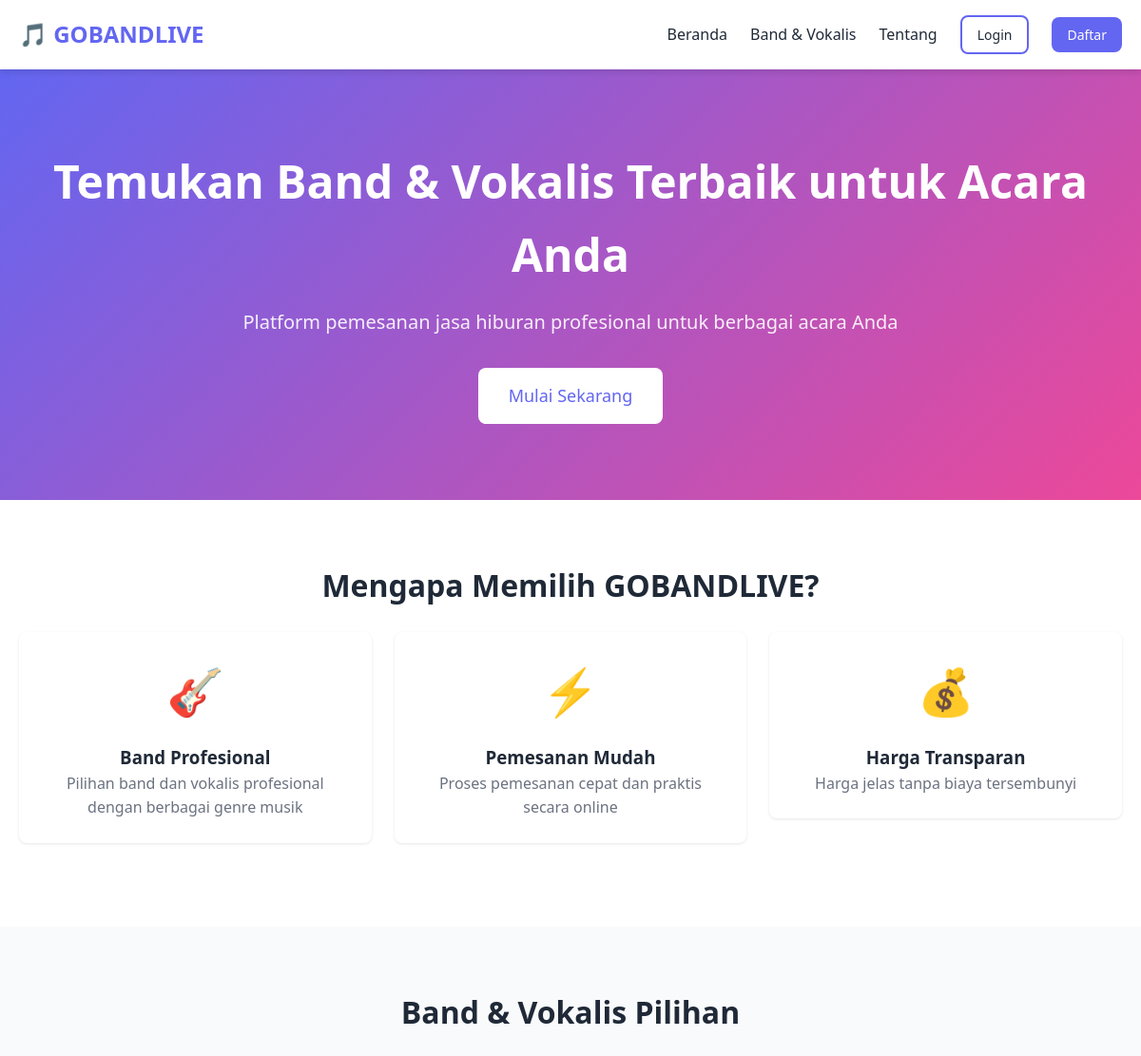
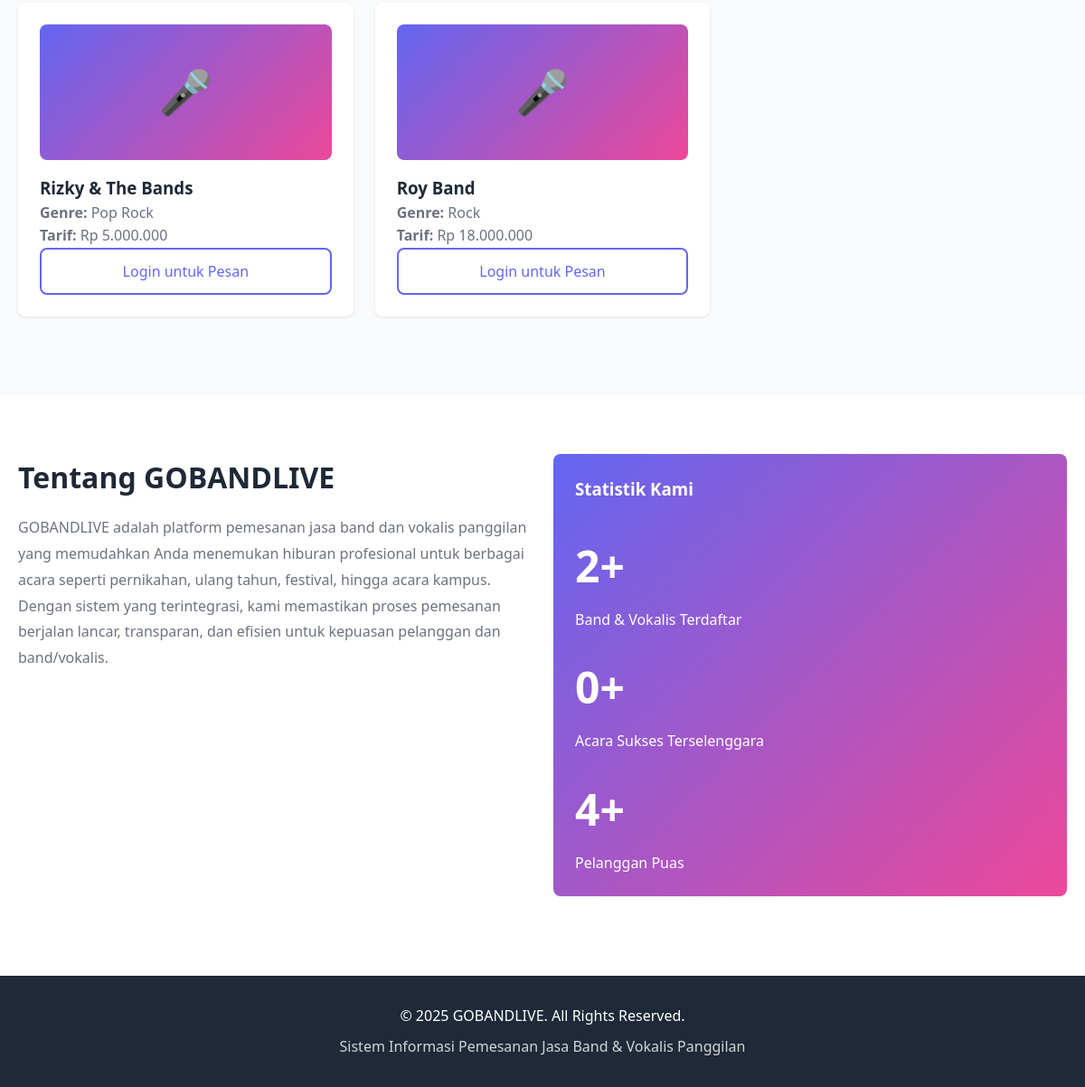
The page / on the database its author committed (2 pictures, top to bottom).
### tables this page shows
CREATE TABLE `band` (
  `id` int(11) NOT NULL,
  `user_id` int(11) NOT NULL,
  `nama_band` varchar(100) NOT NULL,
  `genre` varchar(50) NOT NULL,
  `tarif` decimal(10,2) NOT NULL,
  `kontak` varchar(15) NOT NULL,
  `deskripsi` text DEFAULT NULL,
  `foto` varchar(255) DEFAULT NULL,
  `status_ketersediaan` enum('tersedia','tidak tersedia') DEFAULT 'tersedia',
  `created_at` timestamp NOT NULL DEFAULT current_timestamp()
);

### config/config.php (called while the page is built, shortened)
<?php
function isLoggedIn() {
    return isset($_SESSION['user_id']);
}
function formatRupiah($angka) {
    return 'Rp ' . number_format($angka, 0, ',', '.');
}
?>

### includes/functions.php (called while the page is built, shortened)
<?php
function countPesanan($db, $status = null) {
    if ($status) {
        $stmt = $db->prepare("SELECT COUNT(*) as total FROM pesanan WHERE status = ?");
        $stmt->execute([$status]);
    } else {
        $stmt = $db->query("SELECT COUNT(*) as total FROM pesanan");
    }
    $result = $stmt->fetch();
    return $result['total'];
}
function countBand($db) {
    $stmt = $db->query("SELECT COUNT(*) as total FROM band");
    $result = $stmt->fetch();
    return $result['total'];
}
function countPelanggan($db) {
    $stmt = $db->query("SELECT COUNT(*) as total FROM users WHERE role = 'pelanggan'");
    $result = $stmt->fetch();
    return $result['total'];
}
?>

### index.php (the view, shortened to what this page needs)
<?php
require_once 'config/config.php';
require_once 'config/database.php';
require_once 'includes/functions.php';
$stmt = $db->query("
    SELECT b.*,
           (SELECT AVG(rating) FROM ulasan WHERE id_band = b.id) as avg_rating,
           (SELECT COUNT(*) FROM ulasan WHERE id_band = b.id) as total_ulasan
    FROM band b
    WHERE b.status_ketersediaan = 'tersedia'
    ORDER BY avg_rating DESC
    LIMIT 6
");
$bands = $stmt->fetchAll();
?>
<!DOCTYPE html>
<html lang="id">
<head>
    <link rel="stylesheet" href="assets/css/style.css">
</head>
<body>
    <nav class="navbar">
        <div class="container navbar-container">
            <a href="index.php" class="navbar-brand">
                🎵 <?php echo APP_NAME; ?>
            </a>
            <ul class="navbar-menu">
                <li><a href="index.php">Beranda</a></li>
                <li><a href="#bands">Band & Vokalis</a></li>
                <li><a href="#about">Tentang</a></li>
                <?php if (isLoggedIn()): ?>
                    <?php if (hasRole(ROLE_PELANGGAN)): ?>
                        <li><a href="pelanggan/dashboard.php">Dashboard</a></li>
                    <?php elseif (hasRole(ROLE_BAND)): ?>
                        <li><a href="band/dashboard.php">Dashboard</a></li>
                    <?php elseif (hasRole(ROLE_ADMIN)): ?>
                        <li><a href="admin/dashboard.php">Dashboard</a></li>
                    <?php endif; ?>
                    <li><a href="auth/logout.php">Logout</a></li>
                <?php else: ?>
                    <li><a href="auth/login.php" class="btn btn-outline btn-sm login">Login</a></li>
                    <li><a href="auth/register.php" style="color:white" class="btn btn-primary btn-sm">Daftar</a></li>
                <?php endif; ?>
            </ul>
        </div>
    </nav>
    <section class="hero">
        <div class="container">
            <h1>Temukan Band & Vokalis Terbaik untuk Acara Anda</h1>
            <p>Platform pemesanan jasa hiburan profesional untuk berbagai acara Anda</p>
            <?php if (!isLoggedIn()): ?>
                <a href="auth/register.php" class="btn btn-lg" style="background: white; color: var(--primary);">
                    Mulai Sekarang
                </a>
            <?php else: ?>
                <a href="<?php echo hasRole(ROLE_PELANGGAN) ? 'pelanggan/lihat_band.php' : '#'; ?>" class="btn btn-lg" style="background: white; color: var(--primary);">
                    Lihat Band & Vokalis
                </a>
            <?php endif; ?>
        </div>
    </section>
    <section style="padding: 4rem 0; background: white;">
        <div class="container">
            <h2 class="text-center mb-3" style="font-size: 2rem;">Mengapa Memilih GOBANDLIVE?</h2>
            <div class="row">
                <div class="col-4">
                    <div class="card text-center">
                        <div style="font-size: 3rem; margin-bottom: 1rem;">🎸</div>
                        <h3>Band Profesional</h3>
                        <p class="text-gray">Pilihan band dan vokalis profesional dengan berbagai genre musik</p>
                    </div>
                </div>
                <div class="col-4">
                    <div class="card text-center">
                        <div style="font-size: 3rem; margin-bottom: 1rem;">⚡</div>
                        <h3>Pemesanan Mudah</h3>
                        <p class="text-gray">Proses pemesanan cepat dan praktis secara online</p>
                    </div>
                </div>
                <div class="col-4">
                    <div class="card text-center">
                        <div style="font-size: 3rem; margin-bottom: 1rem;">💰</div>
                        <h3>Harga Transparan</h3>
                        <p class="text-gray">Harga jelas tanpa biaya tersembunyi</p>
                    </div>
                </div>
            </div>
        </div>
    </section>
    <section id="bands" style="padding: 4rem 0;">
        <div class="container">
            <h2 class="text-center mb-3" style="font-size: 2rem;">Band & Vokalis Pilihan</h2>
            <div class="row">
                <?php if (count($bands) > 0): ?>
                    <?php foreach ($bands as $band): ?>
                        <div class="col-4">
                            <div class="card">
                                <div style="background: linear-gradient(135deg, var(--primary), var(--secondary)); height: 150px; border-radius: var(--radius); margin-bottom: 1rem; display: flex; align-items: center; justify-content: center; color: white; font-size: 3rem;">
                                    🎤
                                </div>
                                <h3><?php echo htmlspecialchars($band['nama_band']); ?></h3>
                                <p class="text-gray">
                                    <strong>Genre:</strong> <?php echo htmlspecialchars($band['genre']); ?>
                                </p>
                                <p class="text-gray">
                                    <strong>Tarif:</strong> <?php echo formatRupiah($band['tarif']); ?>
                                </p>
                                <?php if (isLoggedIn() && hasRole(ROLE_PELANGGAN)): ?>
                                    <a href="pelanggan/pesan_band.php?id=<?php echo $band['id']; ?>" class="btn btn-primary" style="width: 100%;">
                                        Pesan Sekarang
                                    </a>
                                <?php else: ?>
                                    <a href="auth/login.php" class="btn btn-outline" style="width: 100%;">
                                        Login untuk Pesan
                                    </a>
                                <?php endif; ?>
                            </div>
                        </div>
                    <?php endforeach; ?>
                <?php else: ?>
                    <div class="col-12 text-center">
                        <p class="text-gray">Belum ada band yang tersedia saat ini</p>
                    </div>
                <?php endif; ?>
            </div>
        </div>
    </section>
    <section id="about" style="padding: 4rem 0; background: white;">
        <div class="container">
            <div class="row">
                <div class="col-6">
                    <h2 style="font-size: 2rem; margin-bottom: 1rem;">Tentang GOBANDLIVE</h2>
                    <p style="line-height: 1.8; color: var(--gray);">
                        GOBANDLIVE adalah platform pemesanan jasa band dan vokalis panggilan yang memudahkan
                        Anda menemukan hiburan profesional untuk berbagai acara seperti pernikahan,
                        ulang tahun, festival, hingga acara kampus.
                    </p>
                    <p style="line-height: 1.8; color: var(--gray);">
                        Dengan sistem yang terintegrasi, kami memastikan proses pemesanan berjalan lancar,
                        transparan, dan efisien untuk kepuasan pelanggan dan band/vokalis.
                    </p>
                </div>
                <div class="col-6">
                    <div class="card" style="background: linear-gradient(135deg, var(--primary), var(--secondary)); color: white;">
                        <h3>Statistik Kami</h3>
                        <div style="margin-top: 2rem;">
                            <div style="margin-bottom: 1.5rem;">
                                <h1 style="font-size: 3rem; margin-bottom: 0.5rem;">
                                    <?php echo countBand($db); ?>+
                                </h1>
                                <p>Band & Vokalis Terdaftar</p>
                            </div>
                            <div style="margin-bottom: 1.5rem;">
                                <h1 style="font-size: 3rem; margin-bottom: 0.5rem;">
                                    <?php echo countPesanan($db, STATUS_SELESAI); ?>+
                                </h1>
                                <p>Acara Sukses Terselenggara</p>
                            </div>
                            <div>
                                <h1 style="font-size: 3rem; margin-bottom: 0.5rem;">
                                    <?php echo countPelanggan($db); ?>+
                                </h1>
                                <p>Pelanggan Puas</p>
                            </div>
                        </div>
                    </div>
                </div>
            </div>
        </div>
    </section>
    <footer style="background: var(--dark); color: white; padding: 2rem 0; text-align: center;">
        <div class="container">
            <p>&copy; 2025 <?php echo APP_NAME; ?>. All Rights Reserved.</p>
            <p style="margin-top: 0.5rem; opacity: 0.8;">
                Sistem Informasi Pemesanan Jasa Band & Vokalis Panggilan
            </p>
        </div>
    </footer>
</body>
</html>

### assets/css/style.css (style rules this page uses)
* { margin: 0; padding: 0; box-sizing: border-box; }
:root { --primary: #6366f1; --primary-dark: #4f46e5; --secondary: #ec4899; --success: #10b981; --danger: #ef4444; --warning: #f59e0b; --info: #3b82f6; --dark: #1f2937; --light: #f9fafb; --gray: #6b7280; --white: #ffffff; --shadow: 0 1px 3px rgba(0,0,0,0.1); --shadow-md: 0 4px 6px rgba(0,0,0,0.1); --shadow-lg: 0 10px 15px rgba(0,0,0,0.1); --radius: 8px; --transition: all 0.3s ease; }
body { font-family: 'Segoe UI', Tahoma, Geneva, Verdana, sans-serif; background: var(--light); color: var(--dark); line-height: 1.6; overflow-x: hidden; }
.container { max-width: 1200px; margin: 0 auto; padding: 0 20px; width: 100%; }
.navbar { background: var(--white); box-shadow: var(--shadow-md); padding: 1rem 0; position: sticky; top: 0; z-index: 1000; }
.navbar-container { display: flex; justify-content: space-between; align-items: center; flex-wrap: wrap; gap: 1rem; }
.navbar-brand { font-size: 1.5rem; font-weight: bold; color: var(--primary); text-decoration: none; display: flex; align-items: center; gap: 10px; }
.navbar-menu { display: flex; list-style: none; gap: 1.5rem; align-items: center; flex-wrap: wrap; }
.navbar-menu a { text-decoration: none; color: var(--dark); font-weight: 500; transition: var(--transition); }
.btn { display: inline-block; padding: 0.75rem 1.5rem; border: none; border-radius: var(--radius); font-size: 1rem; font-weight: 500; cursor: pointer; transition: var(--transition); text-decoration: none; text-align: center; line-height: 1.5; }
.btn-primary { background: var(--primary); color: var(--white); }
.btn-outline { background: transparent; border: 2px solid var(--primary); color: var(--primary); }
.btn-sm { padding: 0.5rem 1rem; font-size: 0.875rem; }
.btn-lg { padding: 1rem 2rem; font-size: 1.125rem; }
.hero { background: linear-gradient(135deg, var(--primary) 0%, var(--secondary) 100%); color: var(--white); padding: 5rem 0; text-align: center; }
.hero h1 { font-size: 3rem; margin-bottom: 1rem; animation: fadeInDown 0.8s; }
.hero p { font-size: 1.25rem; margin-bottom: 2rem; opacity: 0.9; animation: fadeInUp 0.8s; }
.hero .btn { transition: all 0.3s ease; }
.card { background: var(--white); border-radius: var(--radius); box-shadow: var(--shadow); padding: 1.5rem; margin-bottom: 1.5rem; transition: var(--transition); max-width: 100%; }
.row { display: flex; flex-wrap: wrap; margin: 0 -0.75rem; }
.row > [class*="col-"] { padding: 0 0.75rem; box-sizing: border-box; }
.col-4 { flex: 0 0 33.333%; max-width: 33.333%; }
.col-6 { flex: 0 0 50%; max-width: 50%; }
.text-center { text-align: center; }
.text-gray { color: var(--gray); }
.mb-3 { margin-bottom: 1.5rem; }

### rows shown on the page
band: nama_band "Rizky & The Bands", genre "Pop Rock", tarif "Rp 5.000.000"
band: nama_band "Roy Band", genre "Rock", tarif "Rp 18.000.000"

### other values the page prints
APP_NAME "GOBANDLIVE"
countBand($db) "2"
countPesanan($db, STATUS_SELESAI) "0"
countPelanggan($db) "4"
